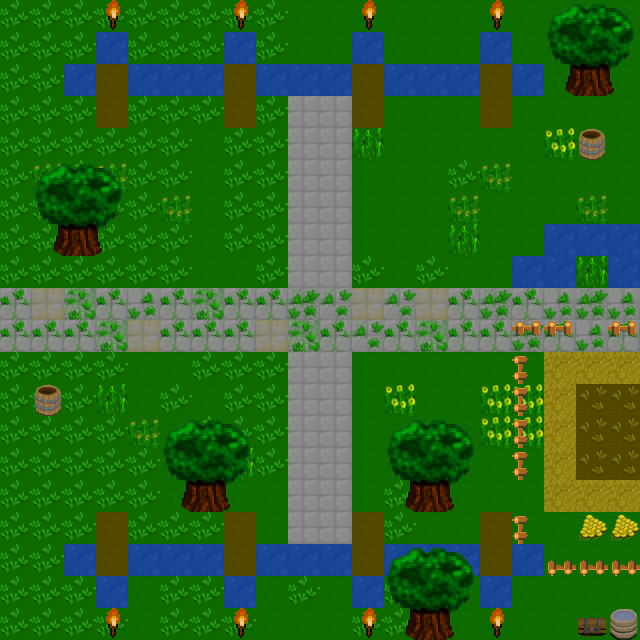

Tiled map render using the project's own tile images. Description and the whole map definition, tile-layer contents included, below:
An orthogonal 20x20 tile map with 32x32 px tiles, 2 tile layers (background, items), 4 tilesets and 8 objects (8x PLAYER_START).

<map version="1.2" tiledversion="1.2.0" orientation="orthogonal" renderorder="right-down" width="20" height="20" tilewidth="32" tileheight="32" infinite="0" nextlayerid="6" nextobjectid="14">
 <tileset firstgid="1" source="tilesets/outdoor 32x32 rpg.tsx" />
 <tileset firstgid="50" source="tilesets/32x32 outdoor rpg.tsx" />
 <tileset firstgid="114" source="32x32 rpg elements.tsx" />
 <tileset firstgid="194" source="tilesets/outdoor 16 to 32.tsx" />
 <layer id="2" name="background" width="20" height="20">
  <data encoding="csv">
19,19,19,19,19,19,19,19,19,69,69,69,69,69,69,69,69,69,69,69,
19,19,19,93,19,19,19,93,19,69,69,93,69,69,69,93,69,69,69,69,
19,19,93,98,93,93,93,98,93,93,93,98,93,93,93,98,93,69,69,69,
19,19,19,98,19,19,19,98,19,50,50,98,69,69,69,98,69,69,69,69,
19,19,19,19,19,19,69,19,19,50,50,110,69,69,69,69,69,111,69,69,
19,112,19,112,19,19,69,19,19,50,50,69,69,69,19,112,69,69,69,69,
19,19,19,19,19,112,69,19,19,50,50,69,69,69,112,69,69,69,112,69,
19,19,19,19,19,19,69,19,19,50,50,69,69,69,110,69,69,93,93,93,
19,19,19,19,19,19,69,69,19,50,50,19,69,19,69,69,93,93,110,93,
52,51,61,52,54,52,61,52,52,62,53,51,53,51,52,62,52,54,62,54,
52,52,52,61,51,52,52,52,51,61,52,53,52,61,52,52,62,52,54,52,
19,19,19,19,69,69,19,19,19,50,50,69,69,69,69,69,69,75,75,75,
19,19,19,110,69,19,69,19,19,50,50,69,111,69,69,111,111,75,101,101,
19,19,19,19,112,69,19,19,19,50,50,69,69,69,69,111,111,75,101,101,
19,19,19,19,19,69,19,110,19,50,50,69,69,69,69,69,69,75,101,101,
19,19,19,19,19,69,19,69,69,50,50,69,19,69,69,69,69,75,75,75,
19,19,19,98,19,19,19,98,69,50,50,98,19,69,69,98,69,69,69,69,
19,19,93,98,93,93,93,98,93,93,93,98,93,93,93,98,93,69,69,69,
19,19,19,93,69,19,19,93,69,19,69,93,19,69,69,93,69,69,69,69,
19,19,19,19,69,19,19,19,69,69,69,19,19,69,69,69,69,69,69,69
</data>
 </layer>
 <layer id="3" name="items" width="20" height="20">
  <data encoding="csv">
0,0,0,145,0,0,0,145,0,0,0,145,0,0,0,145,0,162,163,164,
0,0,0,0,0,0,0,0,0,0,0,0,0,0,0,0,0,170,171,172,
0,0,0,0,0,0,0,0,0,0,0,0,0,0,0,0,0,178,179,180,
0,0,0,0,0,0,0,0,0,0,0,0,0,0,0,0,0,0,0,0,
0,0,0,0,0,0,0,0,0,0,0,0,0,0,0,0,0,0,1,0,
0,162,163,164,0,0,0,0,0,0,0,0,0,0,0,0,0,0,0,0,
0,170,171,172,0,0,0,0,0,0,0,0,0,0,0,0,0,0,0,0,
0,178,179,180,0,0,0,0,0,0,0,0,0,0,0,0,0,0,0,0,
0,0,0,0,0,0,0,0,0,0,0,0,0,0,0,0,0,0,0,0,
0,0,0,0,0,0,0,0,0,0,0,0,0,0,0,0,0,0,0,0,
0,0,0,0,0,0,0,0,0,0,0,0,0,0,0,0,213,213,0,213,
0,0,0,0,0,0,0,0,0,0,0,0,0,0,0,0,1610612949,0,0,0,
0,1,0,0,0,0,0,0,0,0,0,0,0,0,0,0,1610612949,0,0,0,
0,0,0,0,0,162,163,164,0,0,0,0,162,163,164,0,1610612949,0,0,0,
0,0,0,0,0,170,171,172,0,0,0,0,170,171,172,0,1610612949,0,0,0,
0,0,0,0,0,178,179,180,0,0,0,0,178,179,180,0,0,0,0,0,
0,0,0,0,0,0,0,0,0,0,0,0,0,0,0,0,1610612949,0,3,3,
0,0,0,0,0,0,0,0,0,0,0,0,162,163,164,0,0,3221225685,3221225685,3221225685,
0,0,0,0,0,0,0,0,0,0,0,0,170,171,172,0,0,0,0,0,
0,0,0,145,0,0,0,145,0,0,0,145,178,179,180,145,0,0,2,46
</data>
 </layer>
 <objectgroup id="4" name="Spawn points">
  <object id="6" name="PLAYER_START" x="96" y="544" width="32" height="32" />
  <object id="7" name="PLAYER_START" x="224" y="544" width="32" height="32" />
  <object id="8" name="PLAYER_START" x="480" y="64" width="32" height="32" />
  <object id="9" name="PLAYER_START" x="352" y="544" width="32" height="32" />
  <object id="10" name="PLAYER_START" x="480" y="544" width="32" height="32" />
  <object id="11" name="PLAYER_START" x="352" y="64" width="32" height="32" />
  <object id="12" name="PLAYER_START" x="96" y="64" width="32" height="32" />
  <object id="13" name="PLAYER_START" x="224" y="64" width="32" height="32" />
 </objectgroup>
</map>
